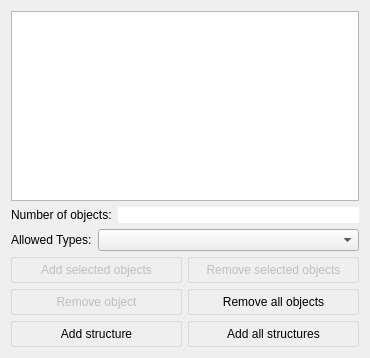
<?xml version="1.0" encoding="UTF-8"?>
<ui version="4.0">
 <class>GODesignerObjects</class>
 <widget class="QWidget" name="GODesignerObjects">
  <property name="geometry">
   <rect>
    <x>0</x>
    <y>0</y>
    <width>370</width>
    <height>358</height>
   </rect>
  </property>
  <property name="windowTitle">
   <string/>
  </property>
  <property name="toolTip">
   <string/>
  </property>
  <property name="styleSheet">
   <string notr="true"> QPushButton {
     border: 1px solid #dadbde;
     background-color: qlineargradient(x1: 0, y1: 0, x2: 0, y2: 1,
                                       stop: 0 #dadbde, stop: 1 #f6f7fa);
     border-radius: 2px;
     min-width: 34px;
     min-height: 24px;
 }

 QPushButton:pressed {
     border: 2px solid #777777;
 }

 QPushButton:checked {
     border: 2px solid #777777;
 }</string>
  </property>
  <layout class="QVBoxLayout" name="verticalLayout">
   <item>
    <widget class="QTreeView" name="objectsTV">
     <property name="rootIsDecorated">
      <bool>false</bool>
     </property>
     <property name="itemsExpandable">
      <bool>false</bool>
     </property>
     <property name="allColumnsShowFocus">
      <bool>true</bool>
     </property>
     <property name="expandsOnDoubleClick">
      <bool>false</bool>
     </property>
    </widget>
   </item>
   <item>
    <layout class="QHBoxLayout" name="horizontalLayout_2">
     <item>
      <widget class="QLabel" name="label_2">
       <property name="text">
        <string>Number of objects:</string>
       </property>
      </widget>
     </item>
     <item>
      <widget class="QLineEdit" name="numOfObjectsLE">
       <property name="frame">
        <bool>false</bool>
       </property>
       <property name="alignment">
        <set>Qt::AlignRight|Qt::AlignTrailing|Qt::AlignVCenter</set>
       </property>
       <property name="readOnly">
        <bool>true</bool>
       </property>
      </widget>
     </item>
    </layout>
   </item>
   <item>
    <widget class="QWidget" name="toolsW" native="true">
     <layout class="QVBoxLayout" name="verticalLayout_2">
      <property name="spacing">
       <number>6</number>
      </property>
      <property name="margin">
       <number>0</number>
      </property>
      <item>
       <layout class="QHBoxLayout" name="horizontalLayout">
        <item>
         <widget class="QLabel" name="label">
          <property name="text">
           <string>Allowed Types:</string>
          </property>
         </widget>
        </item>
        <item>
         <widget class="QComboBox" name="allowedTypesCB">
          <property name="sizePolicy">
           <sizepolicy hsizetype="Expanding" vsizetype="Fixed">
            <horstretch>0</horstretch>
            <verstretch>0</verstretch>
           </sizepolicy>
          </property>
         </widget>
        </item>
       </layout>
      </item>
      <item>
       <layout class="QGridLayout" name="gridLayout_2">
        <item row="1" column="1">
         <widget class="QPushButton" name="removeSelectedObjectsPB">
          <property name="enabled">
           <bool>false</bool>
          </property>
          <property name="focusPolicy">
           <enum>Qt::NoFocus</enum>
          </property>
          <property name="text">
           <string>Remove selected objects</string>
          </property>
         </widget>
        </item>
        <item row="1" column="0">
         <widget class="QPushButton" name="addSelectedObjectsPB">
          <property name="enabled">
           <bool>false</bool>
          </property>
          <property name="focusPolicy">
           <enum>Qt::NoFocus</enum>
          </property>
          <property name="text">
           <string>Add selected objects</string>
          </property>
         </widget>
        </item>
        <item row="2" column="0">
         <widget class="QPushButton" name="removeObjectPB">
          <property name="enabled">
           <bool>false</bool>
          </property>
          <property name="focusPolicy">
           <enum>Qt::NoFocus</enum>
          </property>
          <property name="text">
           <string>Remove object</string>
          </property>
         </widget>
        </item>
        <item row="4" column="0">
         <widget class="QPushButton" name="addStructurePB">
          <property name="focusPolicy">
           <enum>Qt::NoFocus</enum>
          </property>
          <property name="text">
           <string>Add structure</string>
          </property>
         </widget>
        </item>
        <item row="2" column="1">
         <widget class="QPushButton" name="removeAllObjectsPB">
          <property name="focusPolicy">
           <enum>Qt::NoFocus</enum>
          </property>
          <property name="text">
           <string>Remove all objects</string>
          </property>
         </widget>
        </item>
        <item row="4" column="1">
         <widget class="QPushButton" name="addAllStructuresPB">
          <property name="focusPolicy">
           <enum>Qt::NoFocus</enum>
          </property>
          <property name="text">
           <string>Add all structures</string>
          </property>
         </widget>
        </item>
       </layout>
      </item>
     </layout>
    </widget>
   </item>
  </layout>
 </widget>
 <resources/>
 <connections/>
</ui>
